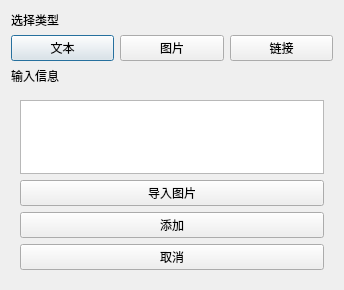
<?xml version="1.0" encoding="UTF-8"?>
<ui version="4.0">
 <class>dialog</class>
 <widget class="QDialog" name="dialog">
  <property name="geometry">
   <rect>
    <x>0</x>
    <y>0</y>
    <width>344</width>
    <height>254</height>
   </rect>
  </property>
  <property name="windowTitle">
   <string>添加群发内容</string>
  </property>
  <layout class="QGridLayout" name="gridLayout">
   <item row="0" column="0">
    <widget class="QLabel" name="label_6">
     <property name="text">
      <string>选择类型</string>
     </property>
    </widget>
   </item>
   <item row="1" column="0">
    <layout class="QHBoxLayout" name="horizontalLayout_2">
     <item>
      <widget class="QPushButton" name="pushButton_3">
       <property name="styleSheet">
        <string notr="true"/>
       </property>
       <property name="text">
        <string>文本</string>
       </property>
      </widget>
     </item>
     <item>
      <widget class="QPushButton" name="pushButton_9">
       <property name="text">
        <string>图片</string>
       </property>
      </widget>
     </item>
     <item>
      <widget class="QPushButton" name="pushButton_8">
       <property name="text">
        <string>链接</string>
       </property>
      </widget>
     </item>
    </layout>
   </item>
   <item row="2" column="0">
    <widget class="QLabel" name="label">
     <property name="text">
      <string>输入信息</string>
     </property>
    </widget>
   </item>
   <item row="3" column="0">
    <widget class="QStackedWidget" name="stackedWidget">
     <property name="contextMenuPolicy">
      <enum>Qt::DefaultContextMenu</enum>
     </property>
     <property name="autoFillBackground">
      <bool>false</bool>
     </property>
     <property name="frameShape">
      <enum>QFrame::NoFrame</enum>
     </property>
     <property name="currentIndex">
      <number>1</number>
     </property>
     <widget class="QWidget" name="page">
      <layout class="QVBoxLayout" name="verticalLayout_4">
       <item>
        <layout class="QVBoxLayout" name="verticalLayout_2">
         <item>
          <widget class="QTextEdit" name="textEdit"/>
         </item>
         <item>
          <widget class="QPushButton" name="pushButton">
           <property name="text">
            <string>添加</string>
           </property>
          </widget>
         </item>
         <item>
          <widget class="QPushButton" name="pushButton_7">
           <property name="text">
            <string>取消</string>
           </property>
          </widget>
         </item>
        </layout>
       </item>
      </layout>
     </widget>
     <widget class="QWidget" name="page_2">
      <layout class="QVBoxLayout" name="verticalLayout_5">
       <item>
        <layout class="QVBoxLayout" name="verticalLayout">
         <item>
          <widget class="QTextEdit" name="textEdit_2"/>
         </item>
         <item>
          <widget class="QPushButton" name="pushButton_4">
           <property name="text">
            <string>导入图片</string>
           </property>
          </widget>
         </item>
         <item>
          <widget class="QPushButton" name="pushButton_10">
           <property name="text">
            <string>添加</string>
           </property>
          </widget>
         </item>
         <item>
          <widget class="QPushButton" name="pushButton_6">
           <property name="text">
            <string>取消</string>
           </property>
          </widget>
         </item>
        </layout>
       </item>
      </layout>
     </widget>
     <widget class="QWidget" name="page_3">
      <layout class="QVBoxLayout" name="verticalLayout_3">
       <item>
        <layout class="QVBoxLayout" name="verticalLayout_6">
         <item>
          <layout class="QFormLayout" name="formLayout">
           <item row="0" column="0">
            <widget class="QLabel" name="label_2">
             <property name="text">
              <string>链接名称</string>
             </property>
            </widget>
           </item>
           <item row="0" column="1">
            <widget class="QLineEdit" name="lineEdit"/>
           </item>
           <item row="1" column="0">
            <widget class="QLabel" name="label_3">
             <property name="text">
              <string>链接内容</string>
             </property>
            </widget>
           </item>
           <item row="1" column="1">
            <widget class="QLineEdit" name="lineEdit_2"/>
           </item>
           <item row="2" column="0">
            <widget class="QLabel" name="label_4">
             <property name="text">
              <string>链接图片</string>
             </property>
            </widget>
           </item>
           <item row="2" column="1">
            <widget class="QLineEdit" name="lineEdit_3"/>
           </item>
           <item row="3" column="0">
            <widget class="QLabel" name="label_5">
             <property name="text">
              <string>链接网址</string>
             </property>
            </widget>
           </item>
           <item row="3" column="1">
            <widget class="QLineEdit" name="lineEdit_4"/>
           </item>
          </layout>
         </item>
         <item>
          <widget class="QPushButton" name="pushButton_5">
           <property name="text">
            <string>添加</string>
           </property>
          </widget>
         </item>
         <item>
          <widget class="QPushButton" name="pushButton_2">
           <property name="text">
            <string>取消</string>
           </property>
          </widget>
         </item>
        </layout>
       </item>
      </layout>
     </widget>
    </widget>
   </item>
  </layout>
 </widget>
 <resources/>
 <connections/>
</ui>
